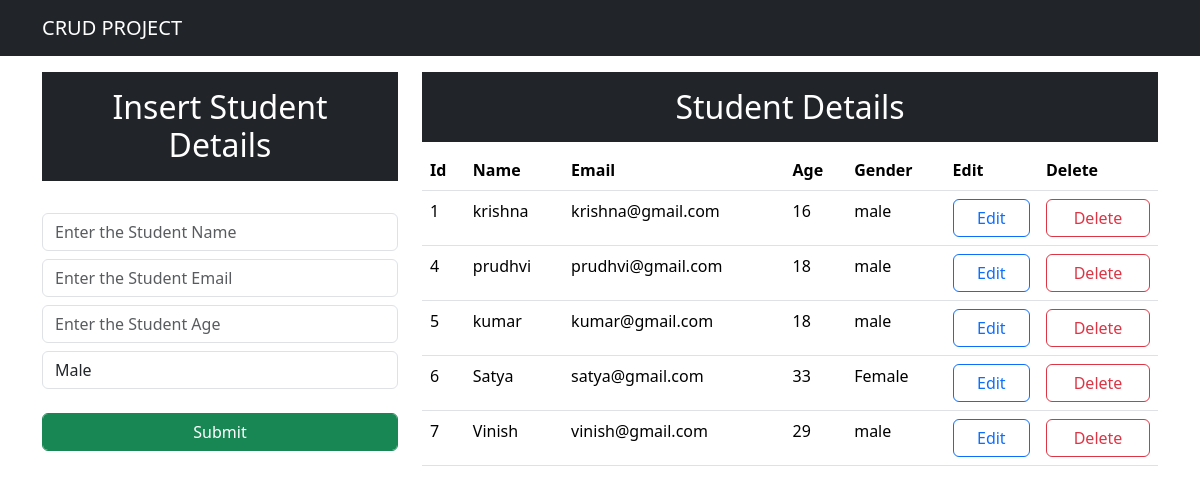
The page / on the database its author committed.
### app/models.py (models this page shows, shortened)
class Student(models.Model):
    name=models.CharField(max_length=25,blank=False)
    email=models.EmailField()
    age=models.IntegerField()
    gender=models.CharField(max_length=25,blank=False)

### app/views.py (the view)
# urls.py: path('',views.index),
def index(request):
    data=Student.objects.all()
    context={'data':data}
    return render(request,"index.html",context)

### templates/index.html (shortened to what this page needs)
<!DOCTYPE html>
<html lang="en">
<head>
    <link href="https://cdn.jsdelivr.net/npm/bootstrap@5.3.2/dist/css/bootstrap.min.css" rel="stylesheet">
</head>
<body>
    <nav class="navbar navbar-expand-lg navbar-dark bg-dark">
    <div class="container">
        <a class="navbar-brand" href="#">CRUD PROJECT</a>
    </nav>
    <div class="container mt-3">
        <div class="row">
            <div class="col-md-4">
                <h2 class="bg-dark text-white text-center p-3">Insert Student Details</h2>
                <br>
                <form action="/insert" method="POST">{% csrf_token %}
                    <div class="form-group">
                    <input type="text" class="form-control" placeholder="Enter the Student Name" name="name">
                </div>
                <div class="form-group">
                    <input type="text" class="form-control mt-2" placeholder="Enter the Student Email" name="email">
                </div>
                <div class="form-group">
                    <input type="number" class="form-control mt-2" placeholder="Enter the Student Age" name="age">
                </div>
                <div>
                    <select name="gender" class="form-control mt-2">
                        <option value="male">Male</option>
                    </select>
                </div>
                <br>
                <div>
                    <button class="btn btn-success form-control" type="submit">Submit</button>
                </div>
                </form>
            </div>
            <div class="col-md-8">
                <h2 class="text-center text-white bg-dark p-3">Student Details</h2>
                <table class="table">
                 <thead>
                    <tr>
                        <th>Id</th>
                        <th>Name</th>
                        <th>Email</th>
                        <th>Age</th>
                        <th>Gender</th>
                        <th>Edit</th>
                        <th>Delete</th>
                    </tr>
                 </thead>
                 <tbody>
                    {% for d in data %}
                    <tr>
                        <td>{{d.id}}</td>
                        <td>{{d.name}}</td>
                        <td>{{d.email}}</td>
                        <td>{{d.age}}</td>
                        <td>{{d.gender}}</td>
                        <td><a button href="/update/{{d.id}}" class="form-control btn btn-outline-primary">Edit</a></button></td>
                        <td><a button href="/delete/{{d.id}}" class="form-control btn btn-outline-danger">Delete</a></button></td>
                    </tr>
                    {% endfor %}
                 </tbody>
                </table>
            </div>
        </div>
    </div>
</body>
</html>

### rows shown on the page
Student: id "1", name "krishna", email "krishna@gmail.com", age "16", gender "male"
Student: id "4", name "prudhvi", email "prudhvi@gmail.com", age "18", gender "male"
Student: id "5", name "kumar", email "kumar@gmail.com", age "18", gender "male"
Student: id "6", name "Satya", email "satya@gmail.com", age "33", gender "Female"
Student: id "7", name "Vinish", email "vinish@gmail.com", age "29", gender "male"
